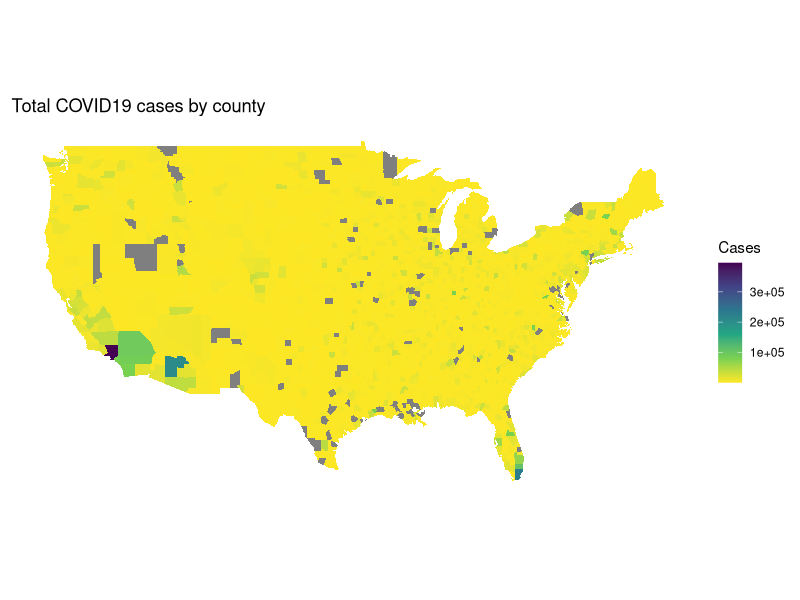
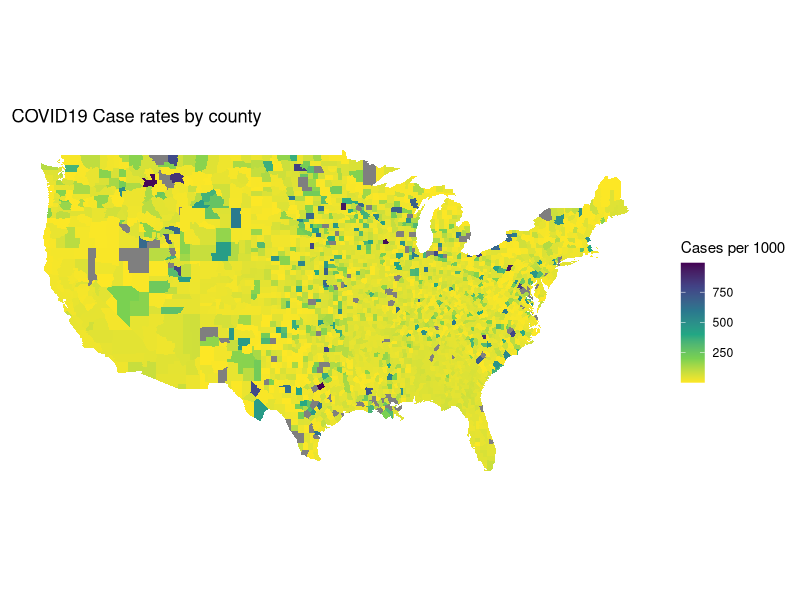
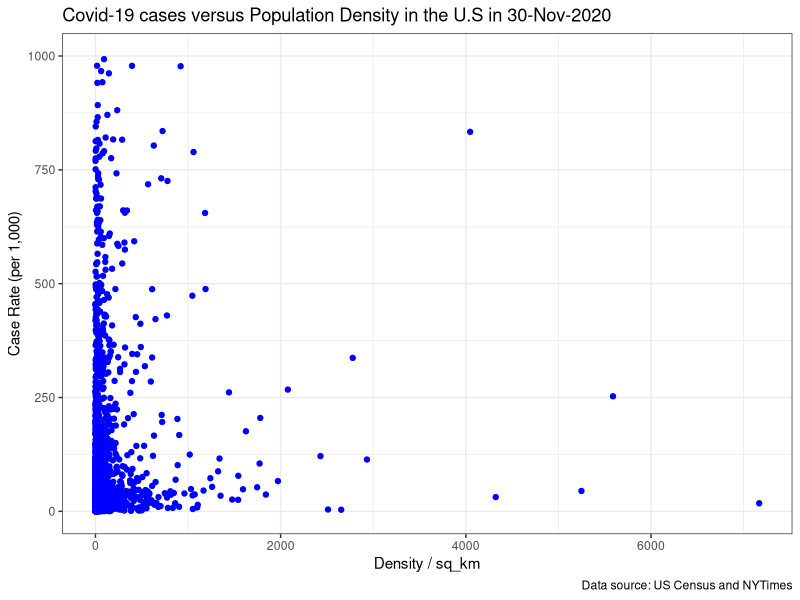
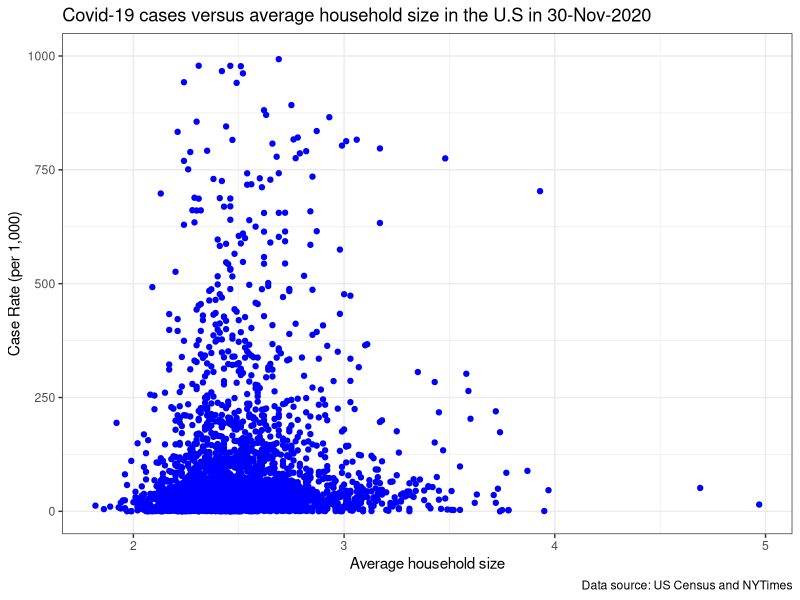
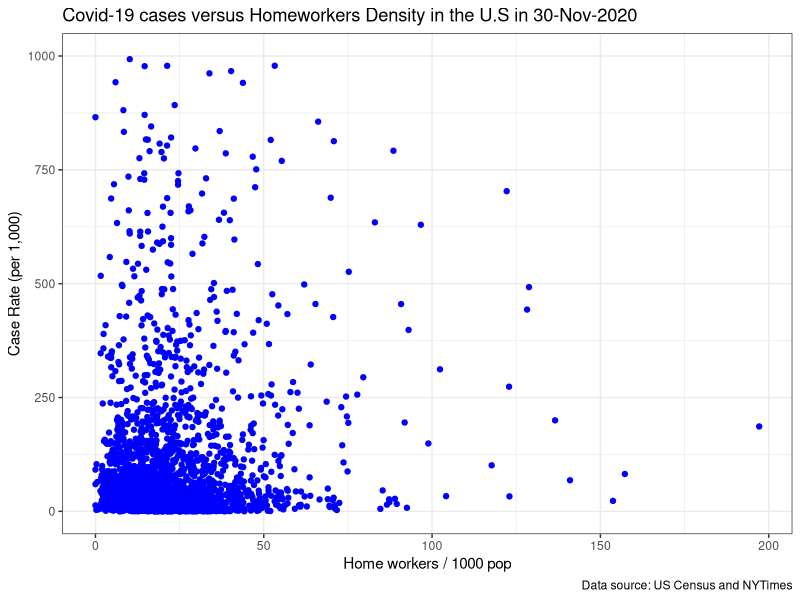
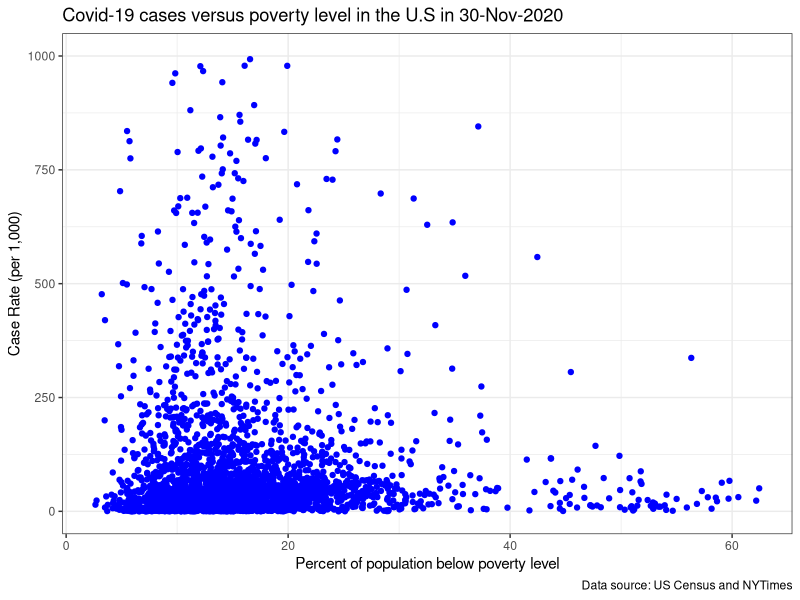
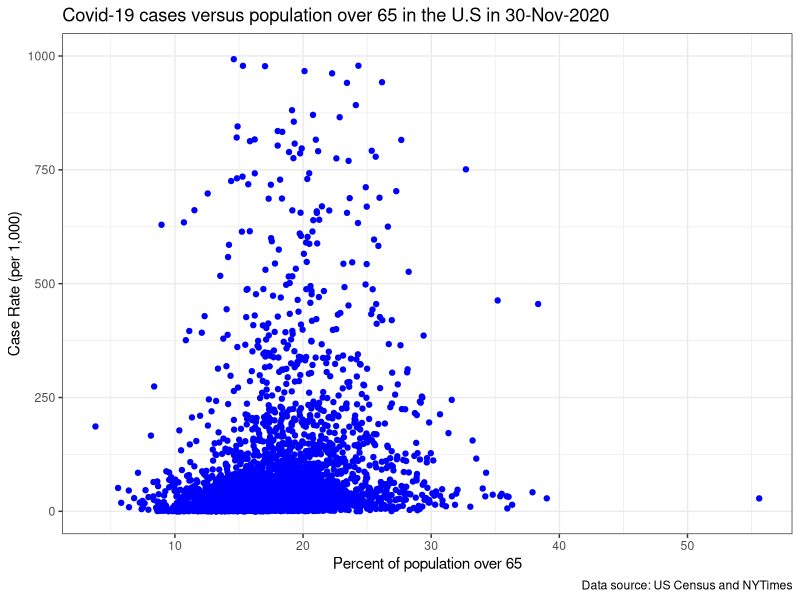

Write the R code that produced these figures, in order.
## ---- chunk 1
library(tidyverse)
library(lubridate)
library(zoo)
library(maps)
library(dslabs)
library(stringr)
library(dplyr)
library(viridis)
library(RColorBrewer)
library(ggrepel)
## ---- chunk 2
clean_df_updated = read_csv("clean_df_updated.csv")

#Loading US county map and renaming 
Counties_df <- map_data("county")

clean_df_updated$county = tolower(clean_df_updated$county)

Counties_df <- Counties_df %>% rename("county" = "subregion")

#Merging counties_df with cleand_df
Clean_df_joined <- left_join(Counties_df,clean_df_updated, by = "county")
Clean_df_joined <- Clean_df_joined %>% filter(!is.na(long))
## ---- chunk 3
#Plotting a map of total cases by county
Clean_df_joined %>%
  ggplot(aes(x = long, y = lat, group = group, fill = cases)) +
  geom_polygon(aes(fill = cases), color = "NA") +
  ggtitle("Total COVID19 cases by county") +
  scale_fill_viridis_c(name = "Cases", direction = -1) +
  theme(panel.grid.major = element_blank(), 
        panel.background = element_blank(),
        axis.title = element_blank(), 
        axis.text = element_blank(),
        axis.ticks = element_blank()) +
  coord_fixed(1.3)

#Plotting a map of case rates by county (cases per 1,000)
Clean_df_joined %>%
  ggplot(aes(x = long, y = lat, group = group, fill = cases_per_1000ppl)) +
  geom_polygon(aes(fill = cases_per_1000ppl), color = NA) +
  ggtitle("COVID19 Case rates by county") +
  scale_fill_viridis_c(name = "Cases per 1000", direction = -1) +
  theme(panel.grid.major = element_blank(), 
        panel.background = element_blank(),
        axis.title = element_blank(), 
        axis.text = element_blank(),
        axis.ticks = element_blank()) +
  coord_fixed(1.3)

## ---- chunk 4
#Scatterplots with case rates and SES indicators

#Population Density and COVID Case Rates

clean_df_updated %>% 
   ggplot(aes(x = pop_density_sq_km, y = cases_per_1000ppl)) +
   geom_point(color = "blue") +
   xlab("Density / sq_km") +
   ylab("Case Rate (per 1,000)") +
   labs(title = "Covid-19 cases versus Population Density in the U.S in 30-Nov-2020",caption = "Data source: US Census and NYTimes" ) + 
  scale_y_continuous(limits = c(0, 1000)) +
  theme_bw()

## ---- chunk 5
#Average Houshold Size and COVID Case Rates

clean_df_updated %>% 
   ggplot(aes(x = avg_household_size, y = cases_per_1000ppl)) +
   geom_point(color = "blue") +
   xlab("Average household size") +
   ylab("Case Rate (per 1,000)") +
   labs(title = "Covid-19 cases versus average household size in the U.S in 30-Nov-2020",caption = "Data source: US Census and NYTimes" ) + 
  scale_y_continuous(limits = c(0, 1000)) +
  theme_bw()

## ---- chunk 6

#Homeoffice and COVID Case Rates

clean_df_updated %>% 
   ggplot(aes(x = homeoffice_per_1000ppl, y = cases_per_1000ppl)) +
   geom_point(color = "blue") +
   xlab("Home workers / 1000 pop") +
   ylab("Case Rate (per 1,000)") +
   labs(title = "Covid-19 cases versus Homeworkers Density in the U.S in 30-Nov-2020",caption = "Data source: US Census and NYTimes" ) + 
  scale_y_continuous(limits = c(0, 1000)) +
  theme_bw()

## ---- chunk 7
#Poverty and COVID Case Rates

clean_df_updated %>% 
   ggplot(aes(x = percent_below_poverty_level, y = cases_per_1000ppl)) + geom_point(color = "blue") +
   xlab("Percent of population below poverty level") +
   ylab("Case Rate (per 1,000)") +
   labs(title = "Covid-19 cases versus poverty level in the U.S in 30-Nov-2020",caption = "Data source: US Census and NYTimes" ) + 
  scale_y_continuous(limits = c(0, 1000)) +
  theme_bw()

## ---- chunk 8

#Population over 65 and COVID case rates

#Create a new variable for % population over 65
clean_df_updated_ <- clean_df_updated %>%
  mutate(percent_over_65 = (clean_df_updated$total_over_65 / clean_df_updated$total_population)*100)

#Plot Population over 65 and COVID case rates
clean_df_updated_ %>% 
   ggplot(aes(x = percent_over_65, y = cases_per_1000ppl)) + geom_point(color = "blue") +
   xlab("Percent of population over 65") +
   ylab("Case Rate (per 1,000)") +
   labs(title = "Covid-19 cases versus population over 65 in the U.S in 30-Nov-2020",caption = "Data source: US Census and NYTimes" ) + 
  scale_y_continuous(limits = c(0, 1000)) +
  theme_bw()
  
